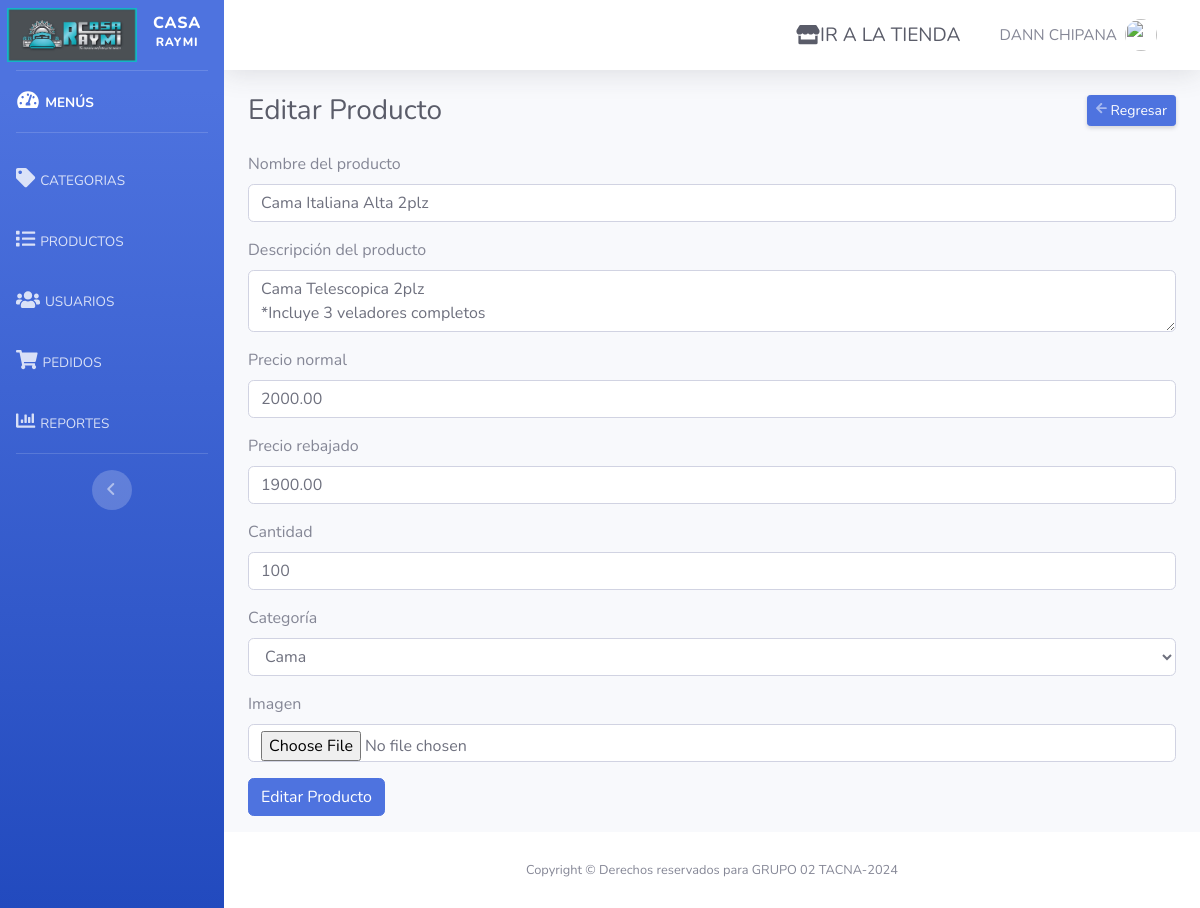
/admin/editar_producto.php?id=45 (signed in), run on the app's committed database.
### tables this page shows
CREATE TABLE `productos` (
  `id` int(11) NOT NULL,
  `nombre` varchar(255) NOT NULL,
  `descripcion` text NOT NULL,
  `precio_normal` decimal(10,2) NOT NULL,
  `precio_rebajado` decimal(10,2) NOT NULL,
  `cantidad` int(11) NOT NULL,
  `imagen` varchar(50) NOT NULL,
  `id_categoria` int(11) NOT NULL
);

CREATE TABLE `categorias` (
  `id` int(11) NOT NULL,
  `categoria` varchar(50) NOT NULL
);

### admin/editar_producto.php (the view, shortened to what this page needs)
<?php
require_once "../config/conexion.php";
if (isset($_GET['id'])) {
    $id_producto = $_GET['id'];
    try{
        $query = mysqli_query($conexion, "SELECT * FROM productos WHERE id = $id_producto");
        $data = mysqli_fetch_assoc($query);
    }catch(Exception $e){
        echo $e->getMessage();
    }
}
include("includes/header.php"); ?>
<div class="d-sm-flex align-items-center justify-content-between mb-4">
    <h1 class="h3 mb-0 text-gray-800"><?php echo isset($id_producto) ? 'Editar' : 'Nuevo'; ?> Producto</h1>
    <a href="productos.php" class="d-none d-sm-inline-block btn btn-sm btn-primary shadow-sm"><i class="fas fa-arrow-left fa-sm text-white-50"></i> Regresar</a>
</div>
<div class="row">
    <div class="col-md-12">
        <form method="post" action="<?php echo isset($id_producto) ? "editar_producto.php?id=$id_producto" : 'editar_producto.php'; ?>" enctype="multipart/form-data">
            <div class="form-group">
                <label for="nombre">Nombre del producto</label>
                <input type="text" name="nombre" id="nombre" class="form-control" value="<?php echo isset($data) ? $data['nombre'] : ''; ?>">
            </div>
            <div class="form-group">
                <label for="descripcion">Descripción del producto</label>
                <textarea name="descripcion" id="descripcion" class="form-control"><?php echo isset($data) ? $data['descripcion'] : ''; ?></textarea>
            </div>
            <div class="form-group">
                <label for="p_normal">Precio normal</label>
                <input type="number" name="p_normal" id="p_normal" class="form-control" value="<?php echo isset($data) ? $data['precio_normal'] : ''; ?>">
            </div>
            <div class="form-group">
                <label for="p_rebajado">Precio rebajado</label>
                <input type="number" name="p_rebajado" id="p_rebajado" class="form-control" value="<?php echo isset($data) ? $data['precio_rebajado'] : ''; ?>">
            </div>
            <div class="form-group">
                <label for="cantidad">Cantidad</label>
                <input type="number" name="cantidad" id="cantidad" class="form-control" value="<?php echo isset($data) ? $data['cantidad'] : ''; ?>">
            </div>
            <div class="form-group">
                <label for="categoria">Categoría</label>
                <select name="categoria" id="categoria" class="form-control">
                    <?php
                    $query = mysqli_query($conexion, "SELECT * FROM categorias");
                    while ($data_cat = mysqli_fetch_assoc($query)) { ?>
                        <option value="<?php echo $data_cat['id']; ?>" <?php echo isset($data) && $data['id_categoria'] == $data_cat['id'] ? 'selected' : ''; ?>><?php echo $data_cat['categoria']; ?></option>
                    <?php } ?>
                </select>
            </div>
            <div class="form-group">
                <label for="foto">Imagen</label>
                <input type="file" name="foto" id="foto" class="form-control">
            </div>
            <div class="form-group">
                <button class="btn btn-primary" type="submit"><?php echo isset($id_producto) ? 'Editar' : 'Agregar'; ?> Producto</button>
            </div>
        </form>
    </div>
</div>
<?php include("includes/footer.php"); ?>

### data on the page
productos: nombre "Cama Italiana Alta 2plz", descripcion "Cama Telescopica 2plz *Incluye 3 veladores completos", p_normal "2000.00", p_rebajado "1900.00", cantidad "100", categoria "Cama"

### other printed values
$_SESSION['nombre'] "DANN CHIPANA"
